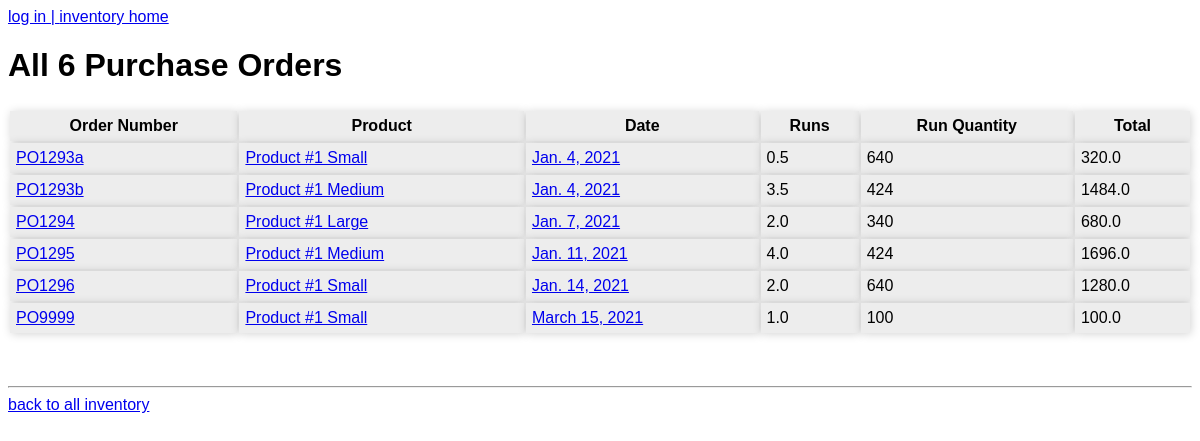
/purchase_orders/all/, run on the app's committed database.
### inventory/models.py (models this page shows, shortened)
class PurchaseOrder(models.Model):
    order_number = models.CharField(max_length=10)
    product = models.ForeignKey(Product, on_delete=models.PROTECT)
    runs = models.FloatField()
    run_quantity = models.IntegerField()
    date = models.DateField()
    @property
    def total(self):
        return self.run_quantity * self.runs

class Product(models.Model):
    name = models.CharField(max_length=40)
    label = models.SlugField(max_length=40, null=True)
    user = models.ForeignKey(User, on_delete=models.PROTECT, null=True)

### inventory/views.py (the view)
# urls.py: path('purchase_orders/all/', PurchaseOrderList.as_view(), name='all_purchase_orders'),
class PurchaseOrderList(ListView):
    model = PurchaseOrder
    template_name = 'inventory/purchase_orders.html'
    ordering = ['date']
    def get_context_data(self, **kwargs):
        po_count = PurchaseOrder.objects.count()
        context = super().get_context_data(**kwargs)
        context['po_count'] = po_count
        return context

### inventory/urls.py (called while the page is built)
    def to_url(self, value):
        return value

### inventory/templates/inventory/purchase_orders.html
{% extends "inventory/base.html" %}
{% block content %}
    <h1>
        {% if po_filter_count %}
        {{ po_filter_count }} Purchase Orders from {{ start_date }} to {{ end_date }}
        {% else %}
        All {{ po_count }} Purchase Orders
        {% endif %}
    </h1>
    <table>
        <tr>
            <th>Order Number</th>
            <th>Product</th>
            <th>Date</th>
            <th>Runs</th>
            <th>Run Quantity</th>
            <th>Total</th>
        </tr>
    {% for object in object_list %}
        <tr>
            <td><a href="{% url 'inventory:purchase_order_detail' object.pk %}">{{ object.order_number }}</a></td>
            <td><a href="{% url 'inventory:product_orders' object.product.label %}">{{ object.product.name }}</a></td>
            {% if end_date_set or not start_date %}
            <td><a href="{% url 'inventory:date_filter_purchase_orders' object.date %}">{{ object.date }}</a></td>
            {% else %}
            <td><a href="{% url 'inventory:date_range_filter_purchase_orders' start_date|date:'Y-m-d' object.date %}">{{ object.date }}</a></td>
            {% endif %}
            <td>{{ object.runs }}</td>
            <td>{{ object.run_quantity }}</td>
            <td>{{ object.total }}</td>
        </tr>
    {% endfor %}
    </table>
    <br>
    <hr>
    <a href="{% url 'inventory:index' %}">back to all inventory</a>
{% endblock content %}

### inventory/templates/inventory/base.html (style rules this page uses)
body { font-family: sans-serif; }
table { width: 100%; border-width: 0px; border-color: white; margin: 25px 0; }
th, td { border: 1px solid transparent; background-color: #ededed; box-shadow: 1px 1px 10px rgb(0 0 0 / 18%); padding: 5px; }

### data on the page
PurchaseOrder: order_number "PO1293a", product.name "Product #1 Small", date "Jan. 4, 2021", runs "0.5", run_quantity "640", total "320.0"
PurchaseOrder: order_number "PO1293b", product.name "Product #1 Medium", date "Jan. 4, 2021", runs "3.5", run_quantity "424", total "1484.0"
PurchaseOrder: order_number "PO1294", product.name "Product #1 Large", date "Jan. 7, 2021", runs "2.0", run_quantity "340", total "680.0"
PurchaseOrder: order_number "PO1295", product.name "Product #1 Medium", date "Jan. 11, 2021", runs "4.0", run_quantity "424", total "1696.0"
PurchaseOrder: order_number "PO1296", product.name "Product #1 Small", date "Jan. 14, 2021", runs "2.0", run_quantity "640", total "1280.0"
PurchaseOrder: order_number "PO9999", product.name "Product #1 Small", date "March 15, 2021", runs "1.0", run_quantity "100", total "100.0"

### other printed values
{{ po_count }} "6"
